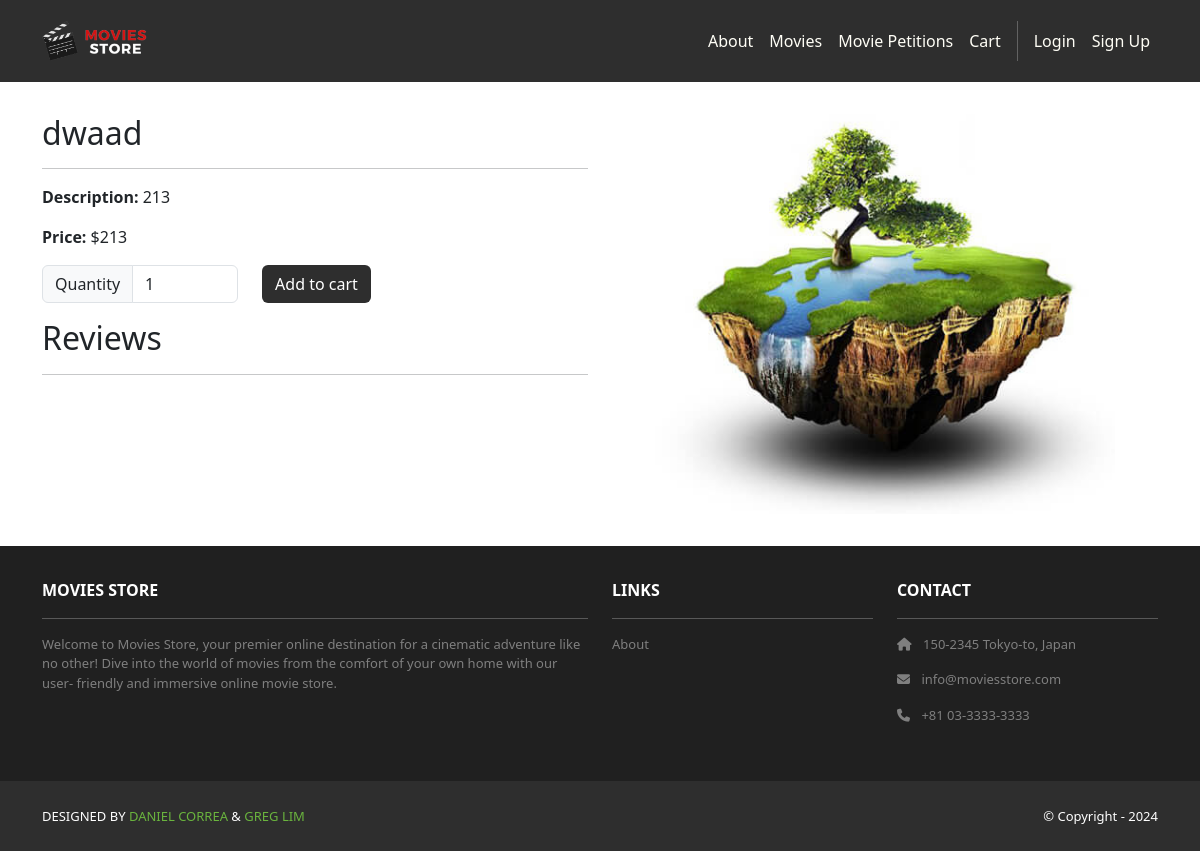
The app's page /movies/2/, older data.
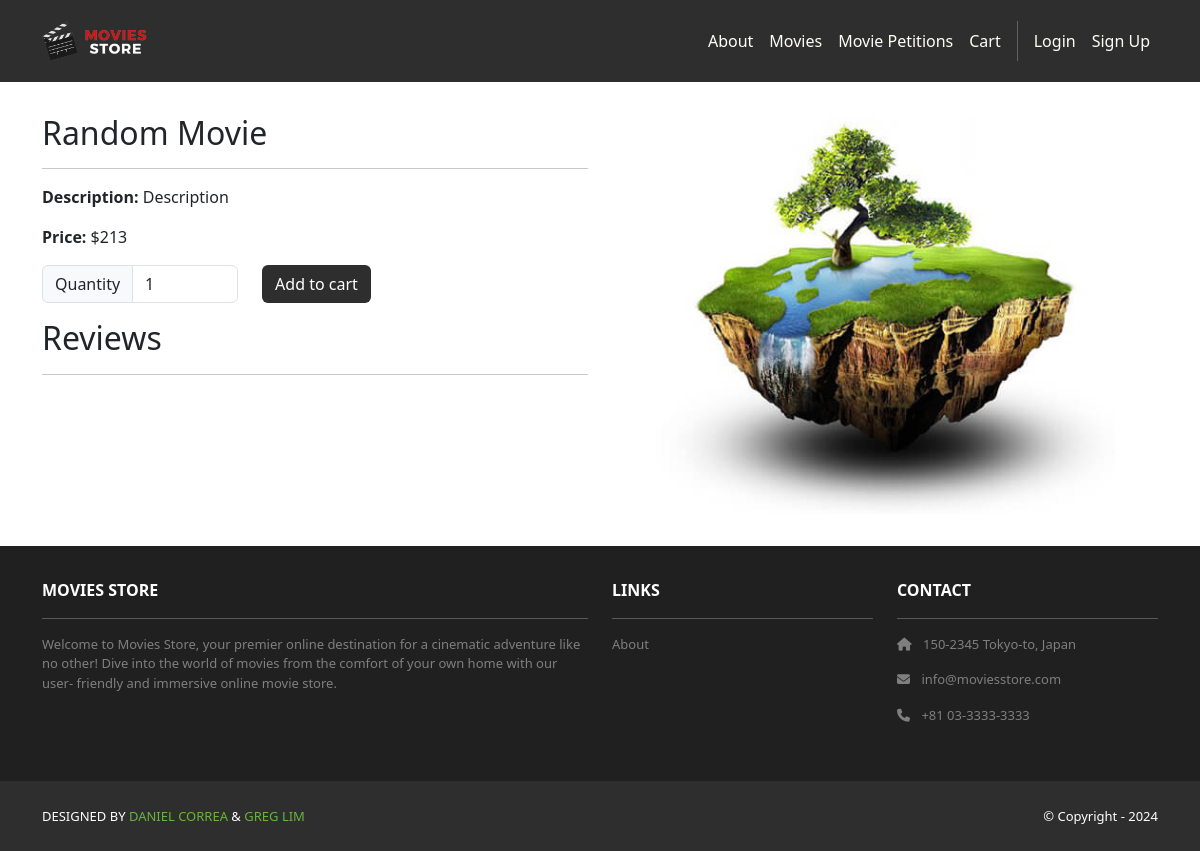
The same page, newer data.
### movies/models.py (models this page shows, shortened)
class Movie(models.Model):
    id = models.AutoField(primary_key=True)
    name = models.CharField(max_length=255)
    price = models.IntegerField()
    description = models.TextField()
    image = models.ImageField(upload_to='movie_images/')

### movies/views.py (the view)
# urls.py: path('<int:id>/', views.show, name='movies.show'),
def show(request, id):
    movie = Movie.objects.get(id=id)
    reviews = Review.objects.filter(movie=movie)
    template_data = {}
    template_data['title'] = movie.name
    template_data['movie'] = movie
    template_data['reviews'] = reviews
    return render(request, 'movies/show.html',
                  {'template_data': template_data})

### movies/templates/movies/show.html (shortened to what this page needs)
{% extends 'base.html' %}
{% block content %}
{% load static %}
<div class="p-3">
  <div class="container">
    <div class="row mt-3">
      <div class="col-md-6 mx-auto mb-3">
        <h2>{{ template_data.movie.name }}</h2>
        <hr />
        <p><b>Description:</b> {{ template_data.movie.description }}</p>
        <p><b>Price:</b> ${{ template_data.movie.price }}</p>
        <p class="card-text">
          <form method="post"
            action="{% url 'cart.add' id=template_data.movie.id %}">
            <div class="row">
              <div class="col-auto">
                <div class="input-group col-auto">
                  <div class="input-group-text">Quantity
                    </div>
                  <input type="number" min="1" max="10"
                    class="form-control quantity-input"
                    name="quantity" value="1">
                </div>
              </div>
              <div class="col-auto">
                <button class="btn bg-dark text-white"
                  type="submit">Add to cart</button>
              </div>
            </div>
          </form>
        </p>
        <h2>Reviews</h2>
        <hr />
      </div>
      <div class="col-md-6 mx-auto mb-3 text-center">
        <img src="{{ template_data.movie.image.url }}" class="rounded img-card-400" />
      </div>
    </div>
  </div>
</div>
{% endblock content %}

Row changes from the older to the newer data that the page shows:
changed Movie: movie.name "dwaad" → "Random Movie"; movie.description "213" → "Description"
